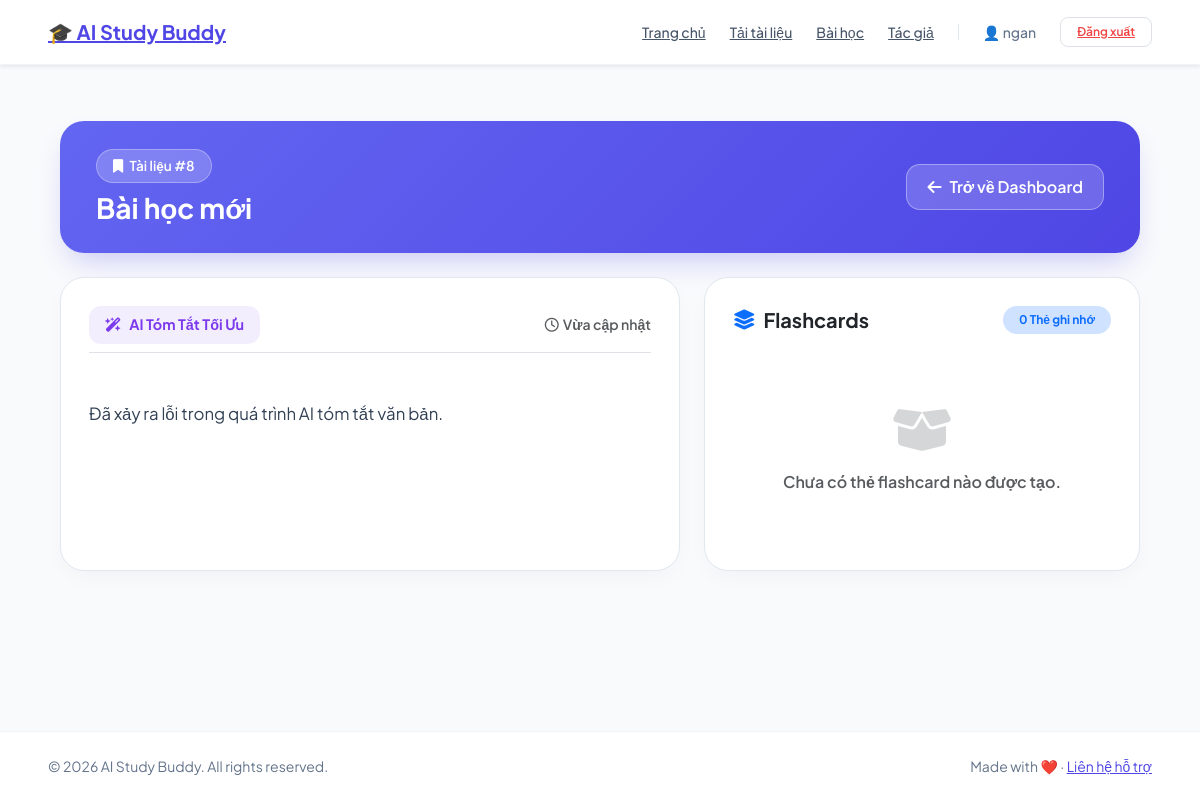
/document/8 (signed in), run on the app's committed database.
### app.py (models this page shows)
class Document(db.Model):
    id = db.Column(db.Integer, primary_key=True)
    title = db.Column(db.String(200), nullable=False)
    original_text = db.Column(db.Text, nullable=False)
    summary_text = db.Column(db.Text)
    user_id = db.Column(db.Integer, db.ForeignKey('user.id'), nullable=False)
    flashcards = db.relationship('Flashcard', backref='document', lazy=True)

### app.py (the view)
@app.route('/document/<int:doc_id>')
def view_document(doc_id):
    if 'user_id' not in session:
        flash("Vui lòng đăng nhập để xem nội dung tài liệu!", "warning")
        return redirect(url_for('login'))
    doc = Document.query.filter_by(id=doc_id, user_id=session['user_id']).first_or_404()
    return render_template('detail.html', doc=doc)

### templates/detail.html (shortened to what this page needs)
{% extends 'base.html' %}
{% block content %}
<link href="https://cdn.jsdelivr.net/npm/bootstrap@5.3.2/dist/css/bootstrap.min.css" rel="stylesheet">
<link rel="stylesheet" href="https://cdnjs.cloudflare.com/ajax/libs/font-awesome/6.4.0/css/all.min.css">
<div class="container py-4">
    <div class="hero-header mb-4 d-flex justify-content-between align-items-center flex-wrap gap-3">
        <div class="d-flex flex-column align-items-start gap-2">
            <span class="pill-badge">
                <i class="fa-solid fa-bookmark me-1"></i> Tài liệu #{{ doc.id }}
            </span>
            <h2 class="fw-bold m-0 text-white fs-3">{{ doc.title }}</h2>
        </div>
        <div>
            <a href="{{ url_for('dashboard') }}" class="btn-custom-back d-inline-flex align-items-center gap-2">
                <i class="fa-solid fa-arrow-left"></i> Trở về Dashboard
            </a>
        </div>
    </div>
    <div class="row g-4">
        <div class="col-lg-7">
            <div class="app-card">
                <div class="d-flex align-items-center justify-content-between mb-3 pb-2 border-bottom">
                    <div class="ai-header-tag">
                        <i class="fa-solid fa-wand-magic-sparkles"></i> AI Tóm Tắt Tối Ưu
                    </div>
                    <small class="text-muted fw-semibold"><i class="fa-regular fa-clock me-1"></i>Vừa cập nhật</small>
                </div>
                <div class="summary-text mt-3">
                    {{ doc.summary_text }}
                </div>
            </div>
        </div>
        <div class="col-lg-5">
            <div class="app-card">
                <div class="d-flex justify-content-between align-items-center mb-4">
                    <h5 class="fw-bold m-0 text-dark d-flex align-items-center gap-2">
                        <i class="fa-solid fa-layer-group text-primary"></i> Flashcards
                    </h5>
                    <span class="badge bg-primary-subtle text-primary fw-bold px-3 py-2 rounded-pill">
                        {{ doc.flashcards|length }} Thẻ ghi nhớ
                    </span>
                </div>
                {% if doc.flashcards %}
                    <div id="flashcardCarousel" class="carousel slide" data-bs-interval="false">
                        <div class="carousel-inner">
                            {% for card in doc.flashcards %}
                            <div class="carousel-item {% if loop.first %}active{% endif %}">
                                <div class="flashcard-stage" onclick="this.classList.toggle('flipped')">
                                    <div class="flashcard-3d">
                                        <div class="card-face card-face-front">
                                            <span class="badge bg-light text-primary border rounded-pill px-3 py-2 fw-bold">
                                                Câu hỏi {{ loop.index }} / {{ doc.flashcards|length }}
                                            </span>
                                            <div class="my-auto">
                                                <h5 class="fw-bold text-dark lh-base m-0">{{ card.question }}</h5>
                                            </div>
                                            <small class="text-muted fw-semibold"><i class="fa-solid fa-rotate me-1"></i> Bấm để lật xem đáp án</small>
                                        </div>
                                        <div class="card-face card-face-back">
                                            <span class="badge bg-white text-dark rounded-pill px-3 py-2 fw-bold">
                                                Đáp án chuẩn
                                            </span>
                                            <div class="my-auto">
                                                <p class="fs-5 fw-semibold m-0 lh-base">{{ card.answer }}</p>
                                            </div>
                                            <small class="text-white-50"><i class="fa-solid fa-rotate me-1"></i> Bấm để quay lại câu hỏi</small>
                                        </div>
                                    </div>
                                </div>
                            </div>
                            {% endfor %}
                        </div>
                        <div class="d-flex justify-content-between align-items-center mt-3 pt-2">
                            <button class="nav-btn" type="button" data-bs-target="#flashcardCarousel" data-bs-slide="prev">
                                <i class="fa-solid fa-arrow-left"></i>
                            </button>
                            <span class="text-muted fw-bold small">Chuyển thẻ câu hỏi</span>
                            <button class="nav-btn" type="button" data-bs-target="#flashcardCarousel" data-bs-slide="next">
                                <i class="fa-solid fa-arrow-right"></i>
                            </button>
                        </div>
                    </div>
                {% else %}
                    <div class="text-center py-5 text-muted">
                        <i class="fa-solid fa-box-open fa-3x mb-3 opacity-25"></i>
                        <p class="m-0 fw-semibold">Chưa có thẻ flashcard nào được tạo.</p>
                    </div>
                {% endif %}
            </div>
        </div>
    </div>
</div>
{% endblock %}

### templates/detail.html (style rules this page uses)
:root { --primary-gradient: linear-gradient(135deg, #6366f1 0%, #4f46e5 100%); --ai-gradient: linear-gradient(135deg, #8b5cf6 0%, #6366f1 100%); --card-bg: #ffffff; --body-bg: #f8fafc; }
body { font-family: 'Plus Jakarta Sans', sans-serif; background-color: var(--body-bg); color: #1e293b; }
.hero-header { background: var(--primary-gradient); border-radius: 24px; padding: 28px 36px; color: #ffffff; box-shadow: 0 15px 30px -10px rgba(79, 70, 229, 0.3); }
.pill-badge { background: rgba(255, 255, 255, 0.2); backdrop-filter: blur(10px); border: 1px solid rgba(255, 255, 255, 0.3); color: #ffffff; font-size: 0.85rem; font-weight: 600; padding: 6px 16px; border-radius: 50px; }
.btn-custom-back { background: rgba(255, 255, 255, 0.18); border: 1px solid rgba(255, 255, 255, 0.35); color: #ffffff; font-weight: 600; padding: 10px 20px; border-radius: 14px; text-decoration: none; transition: all 0.2s ease; }
.app-card { background: var(--card-bg); border-radius: 24px; border: 1px solid #e2e8f0; box-shadow: 0 8px 25px -5px rgba(0, 0, 0, 0.04); padding: 28px; height: 100%; }
.ai-header-tag { background: rgba(139, 92, 246, 0.1); color: #7c3aed; font-weight: 700; font-size: 0.9rem; padding: 8px 16px; border-radius: 12px; display: inline-flex; align-items: center; gap: 8px; }
.summary-text { color: #334155; font-size: 1.05rem; line-height: 1.8; white-space: pre-line; }

### data on the page
Document: id "8", title "Bài học mới", summary_text "Đã xảy ra lỗi trong quá trình AI tóm tắt văn bản."

### other printed values
{{ session.get('username') }} "ngan"
{{ doc.flashcards|length }} "0"
